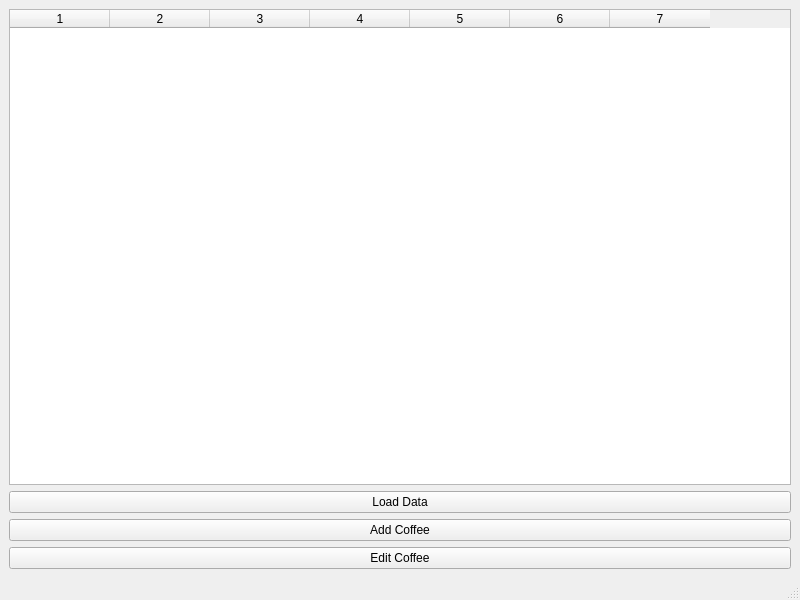
<?xml version="1.0" encoding="UTF-8"?>
<ui version="4.0">
 <class>MainWindow</class>
 <widget class="QMainWindow" name="MainWindow">
  <property name="geometry">
   <rect>
    <x>0</x>
    <y>0</y>
    <width>800</width>
    <height>600</height>
   </rect>
  </property>
  <property name="windowTitle">
   <string>Coffee Information</string>
  </property>
  <widget class="QWidget" name="centralwidget">
   <layout class="QVBoxLayout" name="verticalLayout">
    <item>
     <widget class="QTableWidget" name="tableWidget">
      <property name="columnCount">
       <number>7</number>
      </property>
      <property name="rowCount">
       <number>0</number>
      </property>
      <attribute name="horizontalHeaderVisible">
       <bool>true</bool>
      </attribute>
      <attribute name="verticalHeaderVisible">
       <bool>false</bool>
      </attribute>
     </widget>
    </item>
    <item>
     <widget class="QPushButton" name="loadDataButton">
      <property name="text">
       <string>Load Data</string>
      </property>
     </widget>
    </item>
    <item>
     <widget class="QPushButton" name="addButton">
      <property name="text">
       <string>Add Coffee</string>
      </property>
     </widget>
    </item>
    <item>
     <widget class="QPushButton" name="editButton">
      <property name="text">
       <string>Edit Coffee</string>
      </property>
     </widget>
    </item>
   </layout>
  </widget>
  <widget class="QMenuBar" name="menubar"/>
  <widget class="QStatusBar" name="statusbar"/>
 </widget>
 <resources/>
 <connections/>
</ui>
